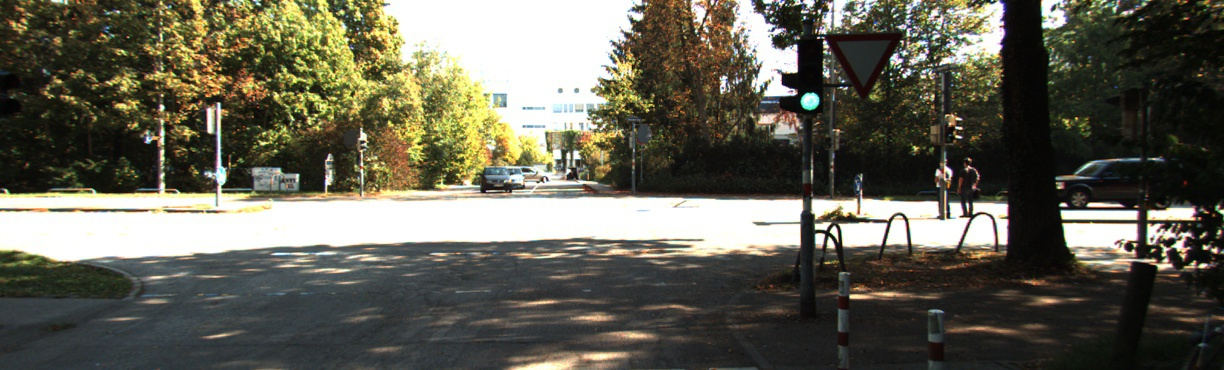
#> input picture adaptive_hist_data/0000000000.png, 1224 x 370 px; its folder holds only this picture in this run
$ python histogramCode.py
#> lines starting #> are read from the running program, lines starting #| are printed output that depends on the picture
#!/usr/env python
import numpy as np
import cv2
import glob

# Histogram Equalization
def histogram_equalization(frame):
    height,width=frame.shape
    pixel_count = height*width
    histrogram = np.zeros((256,1))

    for i in range(frame.shape[0]):
        for j in range(frame.shape[1]):
            histrogram[frame[i][j]] += 1

    CDF = np.zeros((256,1))
    for p in range(256):
        CDF[p] = np.sum(histrogram[0:p+1])/pixel_count

    equalized_frame = np.zeros(frame.shape, dtype=np.uint8)
    for q in range(height):
        for r in range(width):
            equalized_frame[q,r] = CDF[frame[q][r]] * 255

    return equalized_frame.astype(np.uint8)

# Adaptive Histogram Equalization
def adaptive_histogram_equalize(frame):
    # Dividing image into 8 x 8 = 64 tiles
    tile_height = int(frame.shape[0]/8)
    tile_width = int(frame.shape[1]/8)
    adapt_y = frame.copy()
    for i in range(0, frame.shape[0], tile_height):
        for j in range(0, frame.shape[1], tile_width):
            if i+tile_height <= frame.shape[0] and j+tile_width <= frame.shape[1]:
                adapt_y[i:i+tile_height, j:j+tile_width] = histogram_equalization(frame[i:i+tile_height,j:j+tile_width])
    return adapt_y

if __name__ == '__main__':
    cv_img = []
    for img in sorted(glob.glob("./adaptive_hist_data/*.png")):
        n = cv2.imread(img)
#> n is the input picture: shape (370, 1224, 3); mean B, G, R 83.4, 96.7, 98.4
        cv_img.append(n)
    frameSize = (cv_img[0][:,:,0].shape[1], cv_img[0][:,:,0].shape[0])
#> frameSize = (1224, 370)
    fourcc = cv2.VideoWriter_fourcc('m', 'p', '4', 'v')
    out_eq = cv2.VideoWriter('Histogram_Equalization.mp4',fourcc, 2, frameSize)
    out_adapt = cv2.VideoWriter('Adaptive_Histogram_Equalization.mp4',fourcc, 2, frameSize)
    for img in cv_img:
        ycrcb_img = cv2.cvtColor(img, cv2.COLOR_BGR2YCrCb)
        channel_y = ycrcb_img[:, :, 0].copy()

        # Standard Histogram Equalization
        ycrcb_img[:,:,0] = histogram_equalization(channel_y)
        equalized_img = cv2.cvtColor(ycrcb_img, cv2.COLOR_YCrCb2BGR)

        # Adaptive Histogram Equalization
        new_ycrcb = ycrcb_img.copy()
        new_ycrcb[:,:,0] = adaptive_histogram_equalize(channel_y)
        adapt_eq_img = cv2.cvtColor(new_ycrcb, cv2.COLOR_YCrCb2BGR)

        out_eq.write((equalized_img).astype(np.uint8))
        out_adapt.write((adapt_eq_img).astype(np.uint8))
#> this loop made 1 pass
#> (tile_height in adaptive_histogram_equalize, tile_width in adaptive_histogram_equalize) on pass 1: (46, 153)
#> pass 1, `channel_y = ycrcb_img[:, :, 0].copy()`:
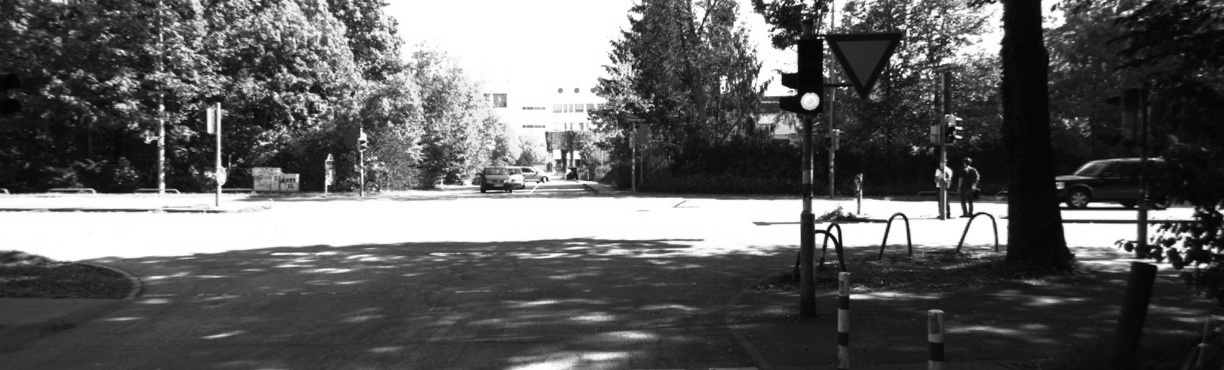
#> channel_y: shape (370, 1224); min 0, max 255, mean 95.7
#> pass 1, `equalized_img = cv2.cvtColor(ycrcb_img, cv2.COLOR_YCrCb2BGR)`:
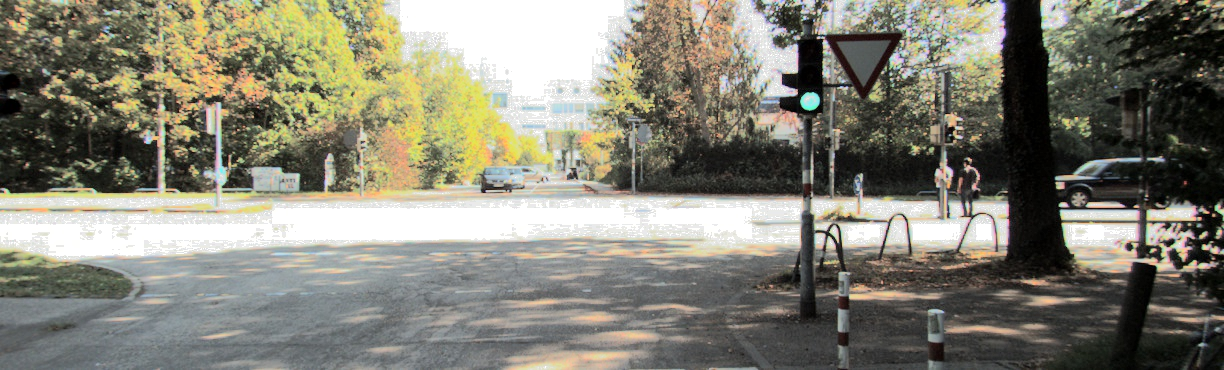
#> equalized_img: shape (370, 1224, 3); mean B, G, R 116.4, 129.8, 131.5
#> after the loop:
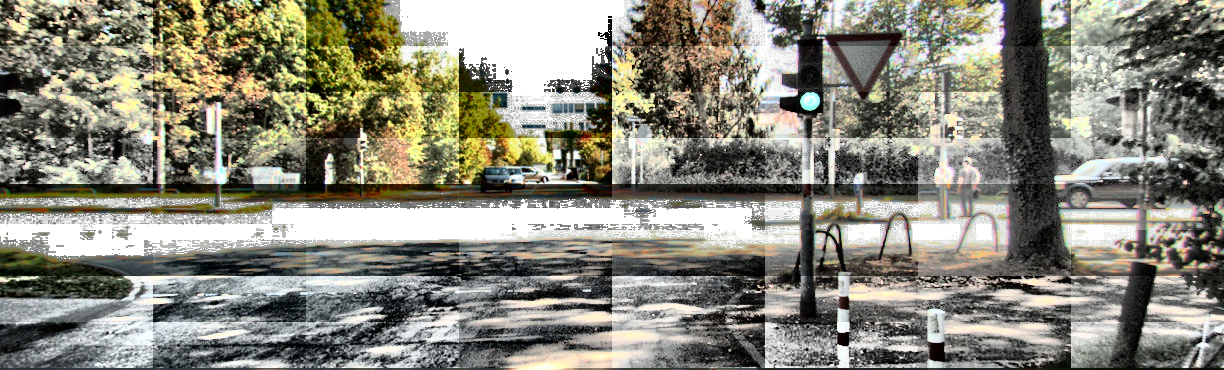
#> adapt_eq_img: shape (370, 1224, 3); mean B, G, R 122.5, 135.5, 136.9
#> after the loop: new_ycrcb: shape (370, 1224, 3); mean of channels 0, 1, 2 134.5, 129.9, 121
    out_eq.release()
    out_adapt.release()
